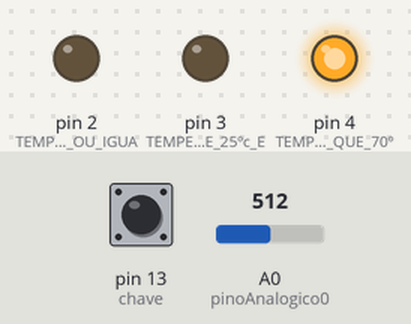
This sketch was run on a simulated Arduino Uno, built with avr-gcc and run on an emulated ATmega328P. On the bench: output pins drawn as LEDs (lit = HIGH). The test bench sets the inputs (shaded band); at power-on: A0 (pinoAnalogico0) = 512, pin 13 (chave) HIGH. What the sketch prints to the serial monitor is not drawn.

Above: at 1.8 s.
1.9 s: A0 (pinoAnalogico0) set to 255
4.5 s: A0 (pinoAnalogico0) set to 232
At 6.4 s:
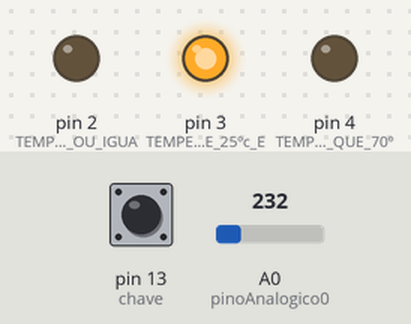
7.5 s: A0 (pinoAnalogico0) set to 165
9.2 s: A0 (pinoAnalogico0) set to 141
At 11.5 s:
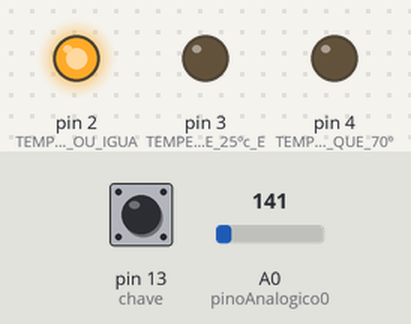
12.5 s: A0 (pinoAnalogico0) set to 306
At 14.2 s:
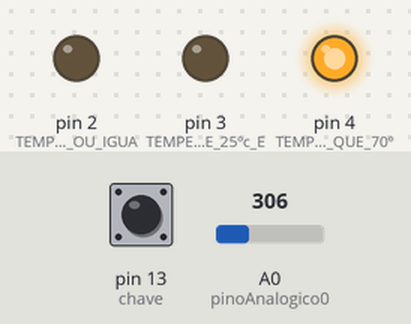
14.5 s: pin 13 (chave) pulled LOW for 1.2 s
At 15.9 s:
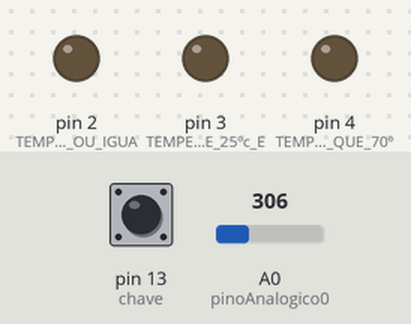
Timing chart, 0 to 18.5 s (numbered marks = the images above; inputs shaded):
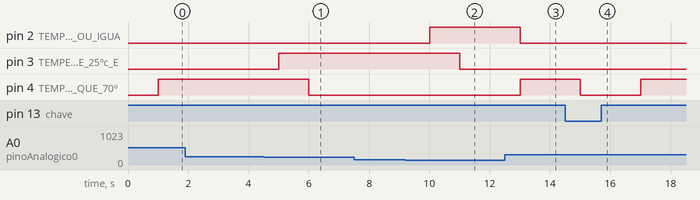

Measured:
- the behaviour switches between 246 and 245 on A0 (pinoAnalogico0) (found by bisection; images 0 and 1)
- the behaviour switches between 154 and 153 on A0 (pinoAnalogico0) (found by bisection; images 1 and 2)
- after the input at 1.9 s, every drawn part: stays the same
- after the input at 4.5 s, pin 3 (TEMPERATURA_ENTRE_25ºc_E): LOW → HIGH after 0.50 s; pin 4 (TEMPERATURA_MAIOR_QUE_70º): HIGH → LOW after 1.5 s
- after the input at 7.5 s, every drawn part: stays the same
- after the input at 9.2 s, pin 2 (TEMPERATURA_MENOR_OU_IGUA): LOW → HIGH after 0.81 s; pin 3 (TEMPERATURA_ENTRE_25ºc_E): HIGH → LOW after 1.8 s
- after the input at 12.5 s, pin 2 (TEMPERATURA_MENOR_OU_IGUA): HIGH → LOW after 0.51 s; pin 4 (TEMPERATURA_MAIOR_QUE_70º): LOW → HIGH after 0.51 s
- after the input at 14.5 s, pin 4 (TEMPERATURA_MAIOR_QUE_70º): HIGH → LOW after 0.51 s, → HIGH 2.0 s later

The sketch:

entregavel-senso-de-temperatura.ino
```cpp
/*
    Descrição:
        Entregável da Aula 90. Criar um projeto com sensor de temperatura,
        testando as estruturas que foram aprendidas em sala de aula

        autor: Bruna Landim
        data: 22/01/2021

*/

//NÃO ALTERAR------------------------------------------------------------------------------------------------
float temperatura; //Variável que vai amarmazenar a informações sobre a temperatura do sensor
int pinoAnalogico0 = 0;
//NÃO ALTERAR------------------------------------------------------------------------------------------------
int chave = 13;

void setup() {

    pinMode(2,OUTPUT); // TEMPERATURA MENOR OU IGUAL A 25ºC LED VERDE
    pinMode(3,OUTPUT); // TEMPERATURA ENTRE 25ºc E 70ºC LED AMARELO
    pinMode(4,OUTPUT); // TEMPERATURA MAIOR QUE 70ºC LED VERMELHO
    pinMode(chave,INPUT_PULLUP);
  //NÃO ALTERAR------------------------------------------------------------------------------------------------
    Serial.begin(9600); //Inicia o monitor Serial
    pinMode(A0,INPUT); //Define o pino A0 como entrada
  //NÃO ALTERAR------------------------------------------------------------------------------------------------

}

void loop() {
  int estado = digitalRead(chave);
 //NÃO ALTERAR------------------------------------------------------------------------------------------------
  temperatura = ((analogRead(pinoAnalogico0) * (5.0/1024))-0.5)/0.01; //Executa a leitura da temperatura e armazena na variável 'temperatura'

  //Exibe no Monitor Serial a temperatura do Rack
  Serial.print("A temperatura do Rack esta em: ");
  Serial.print(temperatura);
  Serial.print(char(176));
  Serial.println("C");
  delay(1000); //Aguarde 1 segundo
  //NÃO ALTERAR------------------------------------------------------------------------------------------------

while (estado == HIGH){
   temperatura = ((analogRead(pinoAnalogico0) * (5.0/1024))-0.5)/0.01;

  if(temperatura <= 25)
  {
      digitalWrite(2,HIGH);
      Serial.println("sua temperatura:");
      delay(1000);
      Serial.println(temperatura);
  }
  else{
    digitalWrite(2,LOW);
  }

    if(temperatura >= 25 && temperatura < 70)
  {
      digitalWrite(3,HIGH);
      Serial.println("sua temperatura:");
      delay(1000);
      Serial.println(temperatura);
  }
  else
  {
    digitalWrite(3,LOW);
  }


    if(temperatura > 70)
  {
      digitalWrite(4,HIGH);
      Serial.println("sua temperatura:");
      delay(1000);
      Serial.println(temperatura);
  }

  else
  {
    digitalWrite(4,LOW);
  }

    int estado = digitalRead(chave);

       if (estado == LOW)
    {
        digitalWrite(2,LOW);
        digitalWrite(3,LOW);
        digitalWrite(4,LOW);
        break;
    }
}


}
```
